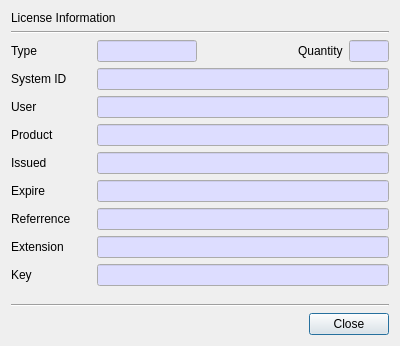
<?xml version="1.0" encoding="UTF-8"?>
<ui version="4.0">
 <class>LCNInfoDlg</class>
 <widget class="QDialog" name="LCNInfoDlg">
  <property name="geometry">
   <rect>
    <x>0</x>
    <y>0</y>
    <width>400</width>
    <height>346</height>
   </rect>
  </property>
  <property name="windowTitle">
   <string>View License window</string>
  </property>
  <layout class="QVBoxLayout" name="verticalLayout">
   <item>
    <widget class="QLabel" name="label">
     <property name="text">
      <string>License Information</string>
     </property>
    </widget>
   </item>
   <item>
    <widget class="Line" name="line_2">
     <property name="orientation">
      <enum>Qt::Horizontal</enum>
     </property>
    </widget>
   </item>
   <item>
    <layout class="QGridLayout" name="gridLayout_3">
     <property name="topMargin">
      <number>0</number>
     </property>
     <item row="0" column="3">
      <widget class="QLabel" name="label_9">
       <property name="text">
        <string>Quantity</string>
       </property>
      </widget>
     </item>
     <item row="0" column="1">
      <widget class="QLineEdit" name="mTypeText">
       <property name="minimumSize">
        <size>
         <width>100</width>
         <height>0</height>
        </size>
       </property>
       <property name="maximumSize">
        <size>
         <width>100</width>
         <height>16777215</height>
        </size>
       </property>
       <property name="palette">
        <palette>
         <active>
          <colorrole role="Base">
           <brush brushstyle="SolidPattern">
            <color alpha="255">
             <red>221</red>
             <green>221</green>
             <blue>255</blue>
            </color>
           </brush>
          </colorrole>
         </active>
         <inactive>
          <colorrole role="Base">
           <brush brushstyle="SolidPattern">
            <color alpha="255">
             <red>221</red>
             <green>221</green>
             <blue>255</blue>
            </color>
           </brush>
          </colorrole>
         </inactive>
         <disabled>
          <colorrole role="Base">
           <brush brushstyle="SolidPattern">
            <color alpha="255">
             <red>240</red>
             <green>240</green>
             <blue>240</blue>
            </color>
           </brush>
          </colorrole>
         </disabled>
        </palette>
       </property>
       <property name="readOnly">
        <bool>true</bool>
       </property>
      </widget>
     </item>
     <item row="0" column="4">
      <widget class="QLineEdit" name="mQuantityText">
       <property name="minimumSize">
        <size>
         <width>40</width>
         <height>0</height>
        </size>
       </property>
       <property name="maximumSize">
        <size>
         <width>40</width>
         <height>16777215</height>
        </size>
       </property>
       <property name="palette">
        <palette>
         <active>
          <colorrole role="Base">
           <brush brushstyle="SolidPattern">
            <color alpha="255">
             <red>221</red>
             <green>221</green>
             <blue>255</blue>
            </color>
           </brush>
          </colorrole>
         </active>
         <inactive>
          <colorrole role="Base">
           <brush brushstyle="SolidPattern">
            <color alpha="255">
             <red>221</red>
             <green>221</green>
             <blue>255</blue>
            </color>
           </brush>
          </colorrole>
         </inactive>
         <disabled>
          <colorrole role="Base">
           <brush brushstyle="SolidPattern">
            <color alpha="255">
             <red>240</red>
             <green>240</green>
             <blue>240</blue>
            </color>
           </brush>
          </colorrole>
         </disabled>
        </palette>
       </property>
       <property name="readOnly">
        <bool>true</bool>
       </property>
      </widget>
     </item>
     <item row="0" column="0">
      <widget class="QLabel" name="label_11">
       <property name="minimumSize">
        <size>
         <width>80</width>
         <height>0</height>
        </size>
       </property>
       <property name="maximumSize">
        <size>
         <width>80</width>
         <height>16777215</height>
        </size>
       </property>
       <property name="text">
        <string>Type</string>
       </property>
      </widget>
     </item>
     <item row="0" column="2">
      <spacer name="horizontalSpacer_2">
       <property name="orientation">
        <enum>Qt::Horizontal</enum>
       </property>
       <property name="sizeHint" stdset="0">
        <size>
         <width>40</width>
         <height>20</height>
        </size>
       </property>
      </spacer>
     </item>
    </layout>
   </item>
   <item>
    <layout class="QGridLayout" name="gridLayout_2">
     <item row="8" column="0">
      <widget class="QLabel" name="label_7">
       <property name="text">
        <string>Key</string>
       </property>
      </widget>
     </item>
     <item row="3" column="0">
      <widget class="QLabel" name="label_5">
       <property name="text">
        <string>Issued</string>
       </property>
      </widget>
     </item>
     <item row="4" column="0">
      <widget class="QLabel" name="label_6">
       <property name="text">
        <string>Expire</string>
       </property>
      </widget>
     </item>
     <item row="2" column="1">
      <widget class="QLineEdit" name="mProductText">
       <property name="palette">
        <palette>
         <active>
          <colorrole role="Base">
           <brush brushstyle="SolidPattern">
            <color alpha="255">
             <red>221</red>
             <green>221</green>
             <blue>255</blue>
            </color>
           </brush>
          </colorrole>
         </active>
         <inactive>
          <colorrole role="Base">
           <brush brushstyle="SolidPattern">
            <color alpha="255">
             <red>221</red>
             <green>221</green>
             <blue>255</blue>
            </color>
           </brush>
          </colorrole>
         </inactive>
         <disabled>
          <colorrole role="Base">
           <brush brushstyle="SolidPattern">
            <color alpha="255">
             <red>240</red>
             <green>240</green>
             <blue>240</blue>
            </color>
           </brush>
          </colorrole>
         </disabled>
        </palette>
       </property>
       <property name="readOnly">
        <bool>true</bool>
       </property>
      </widget>
     </item>
     <item row="0" column="1">
      <widget class="QLineEdit" name="mSIDText">
       <property name="palette">
        <palette>
         <active>
          <colorrole role="Base">
           <brush brushstyle="SolidPattern">
            <color alpha="255">
             <red>221</red>
             <green>221</green>
             <blue>255</blue>
            </color>
           </brush>
          </colorrole>
         </active>
         <inactive>
          <colorrole role="Base">
           <brush brushstyle="SolidPattern">
            <color alpha="255">
             <red>221</red>
             <green>221</green>
             <blue>255</blue>
            </color>
           </brush>
          </colorrole>
         </inactive>
         <disabled>
          <colorrole role="Base">
           <brush brushstyle="SolidPattern">
            <color alpha="255">
             <red>240</red>
             <green>240</green>
             <blue>240</blue>
            </color>
           </brush>
          </colorrole>
         </disabled>
        </palette>
       </property>
       <property name="readOnly">
        <bool>true</bool>
       </property>
      </widget>
     </item>
     <item row="8" column="1">
      <widget class="QLineEdit" name="mKeyText">
       <property name="palette">
        <palette>
         <active>
          <colorrole role="Base">
           <brush brushstyle="SolidPattern">
            <color alpha="255">
             <red>221</red>
             <green>221</green>
             <blue>255</blue>
            </color>
           </brush>
          </colorrole>
         </active>
         <inactive>
          <colorrole role="Base">
           <brush brushstyle="SolidPattern">
            <color alpha="255">
             <red>221</red>
             <green>221</green>
             <blue>255</blue>
            </color>
           </brush>
          </colorrole>
         </inactive>
         <disabled>
          <colorrole role="Base">
           <brush brushstyle="SolidPattern">
            <color alpha="255">
             <red>240</red>
             <green>240</green>
             <blue>240</blue>
            </color>
           </brush>
          </colorrole>
         </disabled>
        </palette>
       </property>
       <property name="readOnly">
        <bool>true</bool>
       </property>
      </widget>
     </item>
     <item row="6" column="0">
      <widget class="QLabel" name="label_8">
       <property name="text">
        <string>Extension</string>
       </property>
      </widget>
     </item>
     <item row="6" column="1">
      <widget class="QLineEdit" name="mExtensionText">
       <property name="palette">
        <palette>
         <active>
          <colorrole role="Base">
           <brush brushstyle="SolidPattern">
            <color alpha="255">
             <red>221</red>
             <green>221</green>
             <blue>255</blue>
            </color>
           </brush>
          </colorrole>
         </active>
         <inactive>
          <colorrole role="Base">
           <brush brushstyle="SolidPattern">
            <color alpha="255">
             <red>221</red>
             <green>221</green>
             <blue>255</blue>
            </color>
           </brush>
          </colorrole>
         </inactive>
         <disabled>
          <colorrole role="Base">
           <brush brushstyle="SolidPattern">
            <color alpha="255">
             <red>240</red>
             <green>240</green>
             <blue>240</blue>
            </color>
           </brush>
          </colorrole>
         </disabled>
        </palette>
       </property>
       <property name="readOnly">
        <bool>true</bool>
       </property>
      </widget>
     </item>
     <item row="4" column="1">
      <widget class="QLineEdit" name="mExpireText">
       <property name="palette">
        <palette>
         <active>
          <colorrole role="Base">
           <brush brushstyle="SolidPattern">
            <color alpha="255">
             <red>221</red>
             <green>221</green>
             <blue>255</blue>
            </color>
           </brush>
          </colorrole>
         </active>
         <inactive>
          <colorrole role="Base">
           <brush brushstyle="SolidPattern">
            <color alpha="255">
             <red>221</red>
             <green>221</green>
             <blue>255</blue>
            </color>
           </brush>
          </colorrole>
         </inactive>
         <disabled>
          <colorrole role="Base">
           <brush brushstyle="SolidPattern">
            <color alpha="255">
             <red>240</red>
             <green>240</green>
             <blue>240</blue>
            </color>
           </brush>
          </colorrole>
         </disabled>
        </palette>
       </property>
       <property name="readOnly">
        <bool>true</bool>
       </property>
      </widget>
     </item>
     <item row="1" column="1">
      <widget class="QLineEdit" name="mUserText">
       <property name="palette">
        <palette>
         <active>
          <colorrole role="Base">
           <brush brushstyle="SolidPattern">
            <color alpha="255">
             <red>221</red>
             <green>221</green>
             <blue>255</blue>
            </color>
           </brush>
          </colorrole>
         </active>
         <inactive>
          <colorrole role="Base">
           <brush brushstyle="SolidPattern">
            <color alpha="255">
             <red>221</red>
             <green>221</green>
             <blue>255</blue>
            </color>
           </brush>
          </colorrole>
         </inactive>
         <disabled>
          <colorrole role="Base">
           <brush brushstyle="SolidPattern">
            <color alpha="255">
             <red>240</red>
             <green>240</green>
             <blue>240</blue>
            </color>
           </brush>
          </colorrole>
         </disabled>
        </palette>
       </property>
       <property name="readOnly">
        <bool>true</bool>
       </property>
      </widget>
     </item>
     <item row="0" column="0">
      <widget class="QLabel" name="label_2">
       <property name="minimumSize">
        <size>
         <width>80</width>
         <height>0</height>
        </size>
       </property>
       <property name="maximumSize">
        <size>
         <width>80</width>
         <height>16777215</height>
        </size>
       </property>
       <property name="text">
        <string>System ID</string>
       </property>
      </widget>
     </item>
     <item row="1" column="0">
      <widget class="QLabel" name="label_3">
       <property name="text">
        <string>User</string>
       </property>
      </widget>
     </item>
     <item row="3" column="1">
      <widget class="QLineEdit" name="mIssuedText">
       <property name="palette">
        <palette>
         <active>
          <colorrole role="Base">
           <brush brushstyle="SolidPattern">
            <color alpha="255">
             <red>221</red>
             <green>221</green>
             <blue>255</blue>
            </color>
           </brush>
          </colorrole>
         </active>
         <inactive>
          <colorrole role="Base">
           <brush brushstyle="SolidPattern">
            <color alpha="255">
             <red>221</red>
             <green>221</green>
             <blue>255</blue>
            </color>
           </brush>
          </colorrole>
         </inactive>
         <disabled>
          <colorrole role="Base">
           <brush brushstyle="SolidPattern">
            <color alpha="255">
             <red>240</red>
             <green>240</green>
             <blue>240</blue>
            </color>
           </brush>
          </colorrole>
         </disabled>
        </palette>
       </property>
       <property name="readOnly">
        <bool>true</bool>
       </property>
      </widget>
     </item>
     <item row="2" column="0">
      <widget class="QLabel" name="label_4">
       <property name="text">
        <string>Product</string>
       </property>
      </widget>
     </item>
     <item row="5" column="0">
      <widget class="QLabel" name="label_10">
       <property name="text">
        <string>Referrence</string>
       </property>
      </widget>
     </item>
     <item row="5" column="1">
      <widget class="QLineEdit" name="mRefText">
       <property name="palette">
        <palette>
         <active>
          <colorrole role="Base">
           <brush brushstyle="SolidPattern">
            <color alpha="255">
             <red>221</red>
             <green>221</green>
             <blue>255</blue>
            </color>
           </brush>
          </colorrole>
         </active>
         <inactive>
          <colorrole role="Base">
           <brush brushstyle="SolidPattern">
            <color alpha="255">
             <red>221</red>
             <green>221</green>
             <blue>255</blue>
            </color>
           </brush>
          </colorrole>
         </inactive>
         <disabled>
          <colorrole role="Base">
           <brush brushstyle="SolidPattern">
            <color alpha="255">
             <red>240</red>
             <green>240</green>
             <blue>240</blue>
            </color>
           </brush>
          </colorrole>
         </disabled>
        </palette>
       </property>
       <property name="readOnly">
        <bool>true</bool>
       </property>
      </widget>
     </item>
    </layout>
   </item>
   <item>
    <spacer name="verticalSpacer">
     <property name="orientation">
      <enum>Qt::Vertical</enum>
     </property>
     <property name="sizeHint" stdset="0">
      <size>
       <width>20</width>
       <height>40</height>
      </size>
     </property>
    </spacer>
   </item>
   <item>
    <widget class="Line" name="line">
     <property name="orientation">
      <enum>Qt::Horizontal</enum>
     </property>
    </widget>
   </item>
   <item>
    <layout class="QGridLayout" name="gridLayout">
     <item row="0" column="1">
      <widget class="QPushButton" name="mCloseBtn">
       <property name="text">
        <string>Close</string>
       </property>
      </widget>
     </item>
     <item row="0" column="0">
      <spacer name="horizontalSpacer">
       <property name="orientation">
        <enum>Qt::Horizontal</enum>
       </property>
       <property name="sizeHint" stdset="0">
        <size>
         <width>40</width>
         <height>20</height>
        </size>
       </property>
      </spacer>
     </item>
    </layout>
   </item>
  </layout>
 </widget>
 <resources/>
 <connections/>
</ui>
